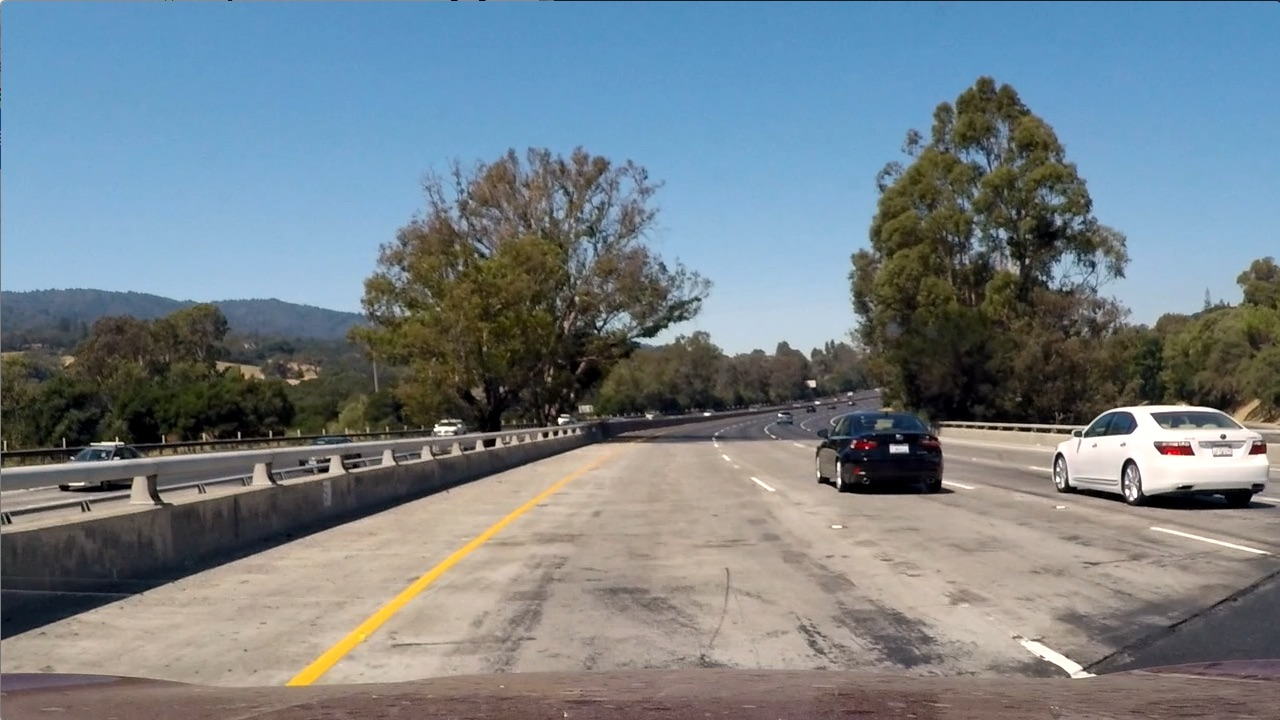
#> input picture test_images/test1.jpg, 1280 x 720 px; its folder holds only this picture in this run
$ jupyter execute --allow-errors vehicle_detection.ipynb   (shell and % lines are left out)   (older library calls are emulated)
#> lines starting #> are read from the running program, lines starting #| are printed output that depends on the picture
# Vehicle Detection

## The goals / steps of this project are the following
***

1. Perform a Histogram of Oriented Gradients (HOG) feature extraction on a labeled training set of images and train a classifier Linear SVM classifier
 Optionally, you can also apply a color transform and append binned color features, as well as histograms of color, to your HOG feature vector.
Note: for those first two steps don't forget to normalize your features and randomize a selection for training and testing.
2. Implement a sliding-window technique and use your trained classifier to search for vehicles in images.
3. Run your pipeline on a video stream (start with the test_video.mp4 and later implement on full project_video.mp4) and create a heat map of recurring detections frame by frame to reject outliers and follow detected vehicles.
4. Estimate a bounding box for vehicles detected.

## 0. Import Packages

[cell 1]
#importing some useful packages
import matplotlib.pyplot as plt
import matplotlib.image as mpimg
import numpy as np
import cv2
import os
import glob
import copy
import random

## 1. HOG feature extraction

### 1.1 Read input images

[cell 2]
#####
# Reading & Visualize vehicle/non-vehicle images
vehicle_path = "../dataset/vehicles/*/"
non_vehicle_path = "../dataset/non-vehicles/*/"
vehicle_images = glob.glob(vehicle_path+'*.png')
non_vehicle_images = glob.glob(non_vehicle_path+'*.png')

num_vehicles=len(vehicle_images)
num_non_vehicles=len(non_vehicle_images)

print("The number of vehicles images : %d" % num_vehicles)
print("The number of non-vehicles images : %d" % num_non_vehicles)

# Read in RGB format with range (0,256)
cars = []
for f in vehicle_images:
    cars.append(cv2.cvtColor(cv2.imread(f), cv2.COLOR_BGR2RGB))
notcars = []
for f in non_vehicle_images:
    notcars.append(cv2.cvtColor(cv2.imread(f), cv2.COLOR_BGR2RGB))

train_img = np.vstack([cars, notcars])

#print (len(train_img))

#####
# Creating Labels
labels_vehicle = np.ones(num_vehicles)
labels_non_vehicle = np.zeros(num_non_vehicles)
train_label = np.hstack([labels_vehicle, labels_non_vehicle])

train_img_shape = train_img[0].shape

#####
# Visualizing train images
print("Visualizing Images")
rows=2
cols=5
fig, ax = plt.subplots(rows, cols, figsize=(10, 4))
fig.subplots_adjust(hspace = .5, wspace=.1)
#> (the rest of this cell did not finish here and is left out)

### 1.2. HOG features

[cell 3]
from skimage.feature import hog

#####
# hog feature extraction

# if vis==True, two output (features, hog_image)
# else,         one ouput (features)
# [42 lines left out: function get_hog_features, not called in this run]


orient = 11
pix_per_cell = 8
cell_per_block = 2
#> (the rest of this cell did not finish here and is left out)

### 1.3. Spatial features (bin)

[cell 4]
#####
# Spatial feature extraction
# Not visualize this, because it is pretty obvious

def bin_spatial(img, size=(32, 32)):
    return cv2.resize(img, size).ravel()

### 1.4. Color Histogram

[cell 5]
#####
# Color histogram features
# [31 lines left out: function color_hist, not called in this run]

#> (the rest of this cell did not finish here and is left out)

### 1.5. Combine and extract features

[cell 6]
#####
# Combine features (hog, spatial_bin, histogram) , with color space conversion

def extract_features(rgb_img, hog=True, spatial_bin=True, histogram=True, \
                    color_space='RGB', \
                    orient = 9, pix_per_cell = 8, cell_per_block = 2, \
                    spatial_size=(32,32), \
                    nbins=32):


    # Color space conversion for histogram and spatial bin
    if color_space != 'RGB':
        if color_space == 'HSV':
            f_img = cv2.cvtColor(rgb_img, cv2.COLOR_RGB2HSV)
        elif color_space == 'LUV':
            f_img = cv2.cvtColor(rgb_img, cv2.COLOR_RGB2LUV)
        elif color_space == 'HLS':
            f_img = cv2.cvtColor(rgb_img, cv2.COLOR_RGB2HLS)
        elif color_space == 'YUV':
            f_img = cv2.cvtColor(rgb_img, cv2.COLOR_RGB2YUV)
        elif color_space == 'YCrCb':
            f_img = cv2.cvtColor(rgb_img, cv2.COLOR_RGB2YCrCb)
    else: f_img = np.copy(rgb_img)


    if hog==True:
        hog_features =  get_hog_features(f_img, orient, pix_per_cell, cell_per_block,
                                         vis=False, feature_vec=True)


    if spatial_bin==True:
        spatial_features = bin_spatial(f_img, size=spatial_size)

    if histogram == True:
         # Apply color_hist()
        hist_features = color_hist(f_img, nbins=nbins)

#     print(hog_features)
#     print(spatial_features)
#     print(hist_features)
    features = np.hstack([hog_features, spatial_features, hist_features])
    return features


#####
# Parameters for feature extraction
use_hog=True
use_spatial_bin=True
use_histogram=True
color_space='YUV'
orient = 11
pix_per_cell = 8
cell_per_block = 2
spatial_size=(16,16)
histogram_nbins=32

#####
# Extract Features
train_features = []
#> (the rest of this cell did not finish here and is left out)

### 1.6. Classifier

[cell 7]
#####
# Spliting data into training and test sets, and randomize
random_state=random.randint(1, 100)
from sklearn.model_selection import train_test_split
#> (the rest of this cell did not finish here and is left out)

## 2. Sliding window

### 2.1. Sliding window

[cell 8]
##### Read test files
test_files = glob.glob("./test_images/*.jpg")
print(test_files)
test_images = []
for f in test_files:
    img = cv2.imread(f)
#> img is the input picture: shape (720, 1280, 3); mean B, G, R 135.5, 128.7, 117.5
    test_images.append(cv2.cvtColor(img, cv2.COLOR_BGR2RGB))

test_shape=test_images[0].shape
print(test_shape)
#| (720, 1280, 3)

# Here is your draw_boxes function from the previous exercise
def draw_boxes(img, bboxes, color=(0, 0, 255), thick=6):
    # Make a copy of the image
    imcopy = np.copy(img)
    # Iterate through the bounding boxes
    for bbox in bboxes:
        # Draw a rectangle given bbox coordinates
        cv2.rectangle(imcopy, bbox[0], bbox[1], color, thick)
    # Return the image copy with boxes drawn
    return imcopy


# Define a function that takes an image,
# start and stop positions in both x and y,
# window size (x and y dimensions),
# and overlap fraction (for both x and y)
def slide_window(img, x_start_stop=[None, None], y_start_stop=[int(test_shape[0]/2), None],
                    xy_window=(64, 64), xy_overlap=(0.5, 0.5)):
    # If x and/or y start/stop positions not defined, set to image size
    if x_start_stop[0] == None:
        x_start_stop[0] = 0
    if x_start_stop[1] == None:
        x_start_stop[1] = img.shape[1]
    if y_start_stop[0] == None:
        y_start_stop[0] = 0
    if y_start_stop[1] == None:
        y_start_stop[1] = img.shape[0]
    # Compute the span of the region to be searched
    xspan = x_start_stop[1] - x_start_stop[0]
    yspan = y_start_stop[1] - y_start_stop[0]
    # Compute the number of pixels per step in x/y
    nx_pix_per_step = np.int(xy_window[0]*(1 - xy_overlap[0]))
    ny_pix_per_step = np.int(xy_window[1]*(1 - xy_overlap[1]))
    # Compute the number of windows in x/y
    nx_buffer = np.int(xy_window[0]*(xy_overlap[0]))
    ny_buffer = np.int(xy_window[1]*(xy_overlap[1]))
    nx_windows = np.int((xspan-nx_buffer)/nx_pix_per_step)
    ny_windows = np.int((yspan-ny_buffer)/ny_pix_per_step)
    # Initialize a list to append window positions to
    window_list = []
    # Loop through finding x and y window positions
    #     Note: you could vectorize this step, but in practice
    #     you'll be considering windows one by one with your
    #     classifier, so looping makes sense
    for ys in range(ny_windows):
        for xs in range(nx_windows):
            # Calculate window position
            startx = xs*nx_pix_per_step + x_start_stop[0]
            endx = startx + xy_window[0]
            starty = ys*ny_pix_per_step + y_start_stop[0]
            endy = starty + xy_window[1]
            # Append window position to list
            window_list.append(((startx, starty), (endx, endy)))
    # Return the list of windows
    return window_list


for img in test_images:
    windows = slide_window(img)
    window_img = draw_boxes(img, windows, color=(0, 0, 255), thick=6)
    plt.imshow(window_img)
    plt.show()
#> this loop made 1 pass
#> (xspan in slide_window, yspan in slide_window, nx_pix_per_step in slide_window, ny_pix_per_step in slide_window, nx_buffer in slide_window, ny_buffer in slide_window, nx_windows in slide_window, ny_windows in slide_window) on pass 1: (1280, 360, 32, 32, 32, 32, 39, 10)
#> pass 1, `window_img = draw_boxes(img, windows, color=(0, 0, 255), thick=6)`:
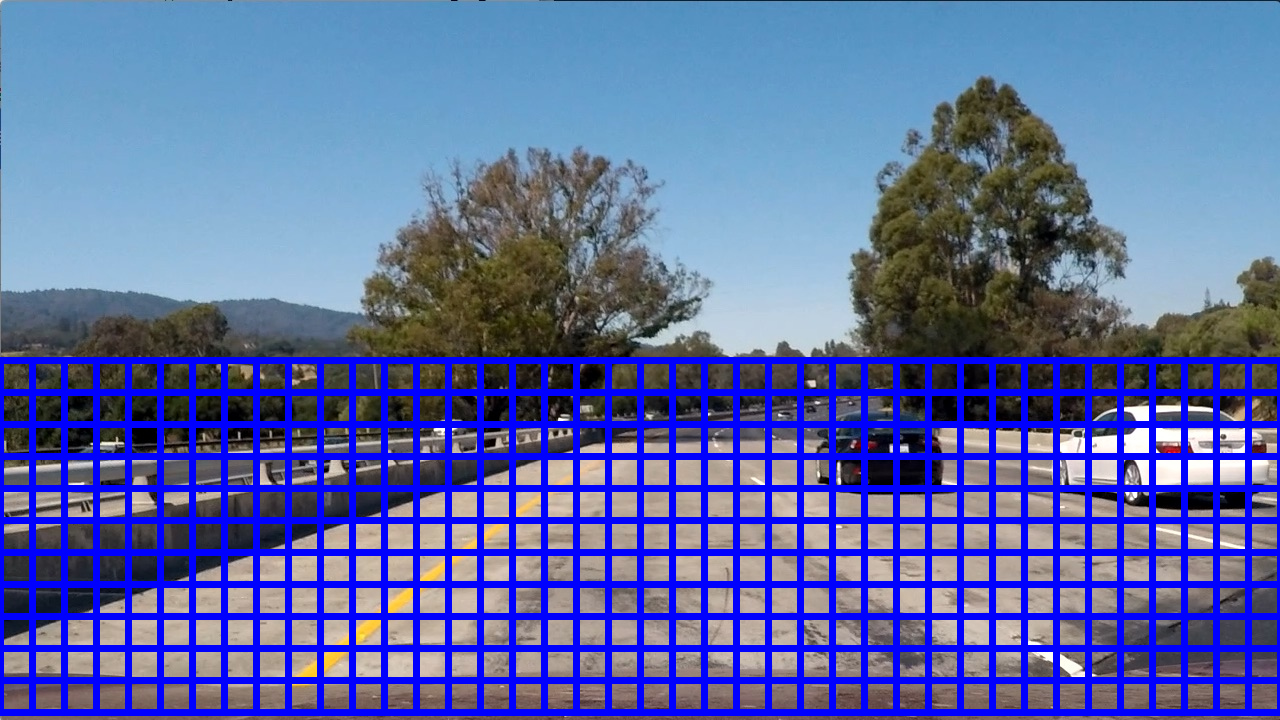
#> window_img: shape (720, 1280, 3); mean R, G, B 92.1, 105.5, 165.5


$ run again, on test_images/test5.jpg
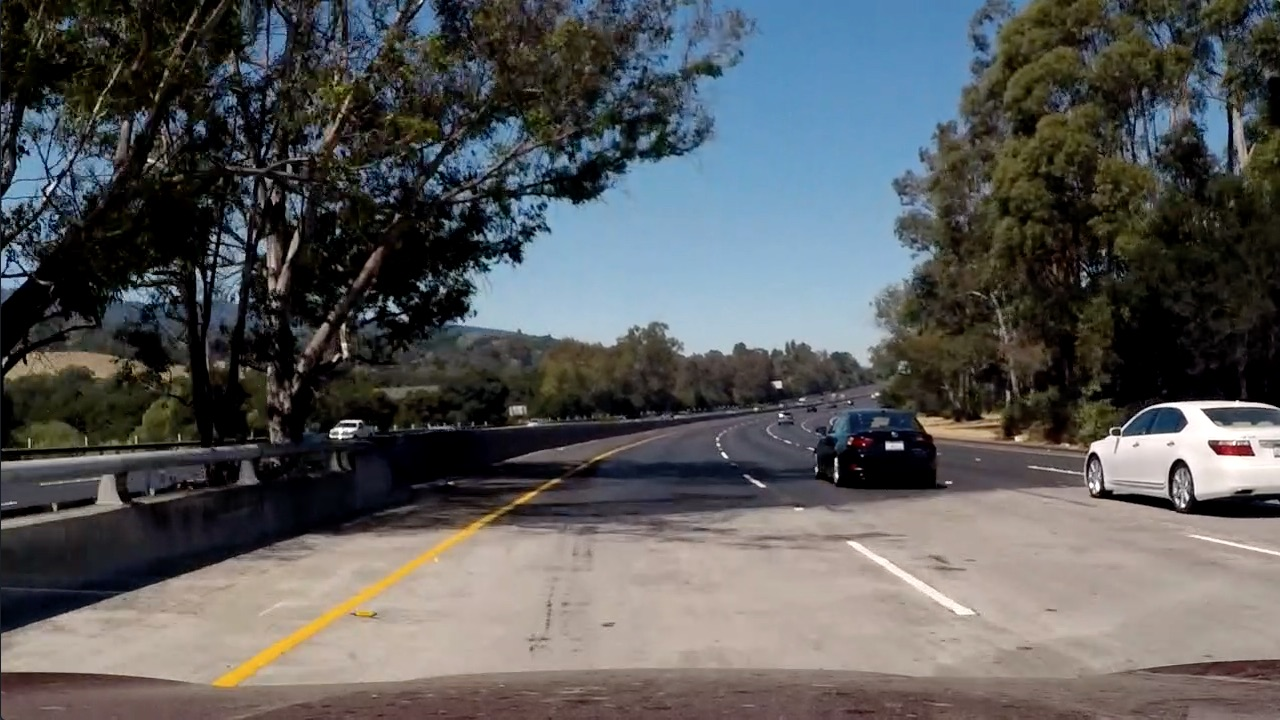
#> input picture test_images/test5.jpg, 1280 x 720 px
#> img is the input picture: shape (720, 1280, 3); mean B, G, R 89.8, 89.3, 88.5
#| (720, 1280, 3)
#> the loop `for img in test_images:` made 1 pass
#> (xspan in slide_window, yspan in slide_window, nx_pix_per_step in slide_window, ny_pix_per_step in slide_window, nx_buffer in slide_window, ny_buffer in slide_window, nx_windows in slide_window, ny_windows in slide_window) on pass 1: (1280, 360, 32, 32, 32, 32, 39, 10)
#> pass 1, `window_img = draw_boxes(img, windows, color=(0, 0, 255), thick=6)`:
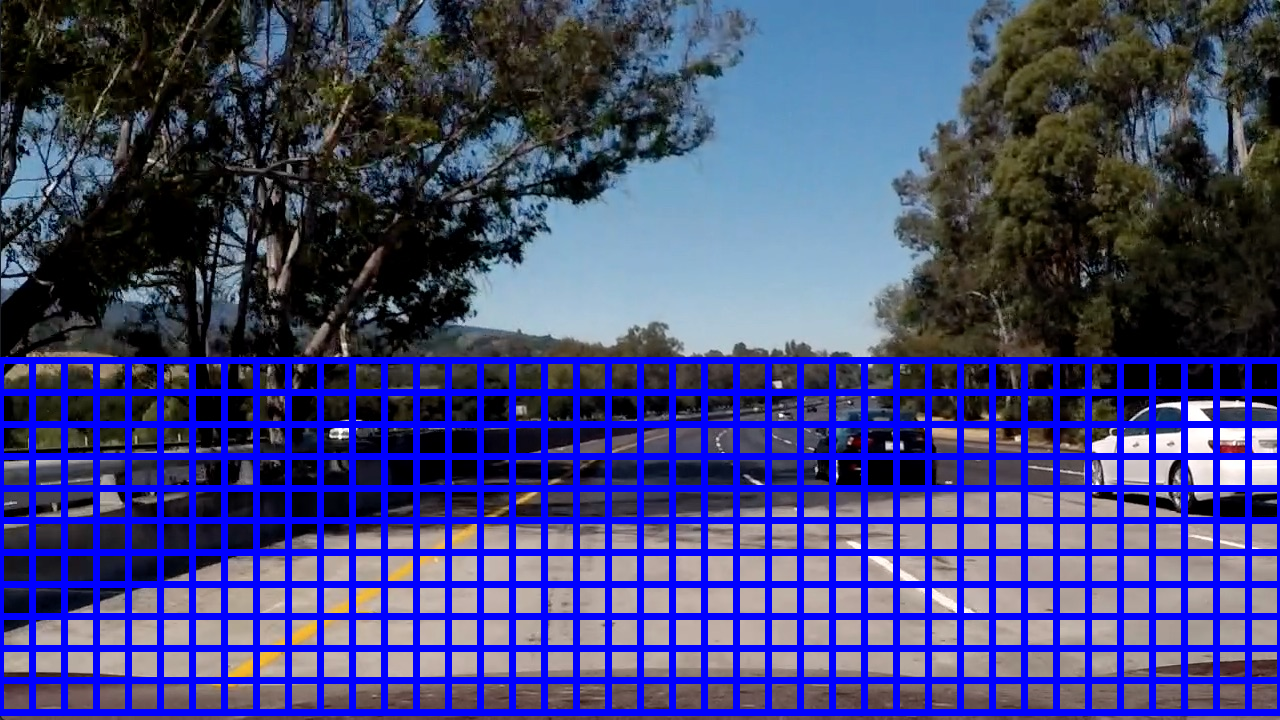
#> window_img: shape (720, 1280, 3); mean R, G, B 66.2, 69.1, 121.7

$ run again, on test_images/test6.jpg
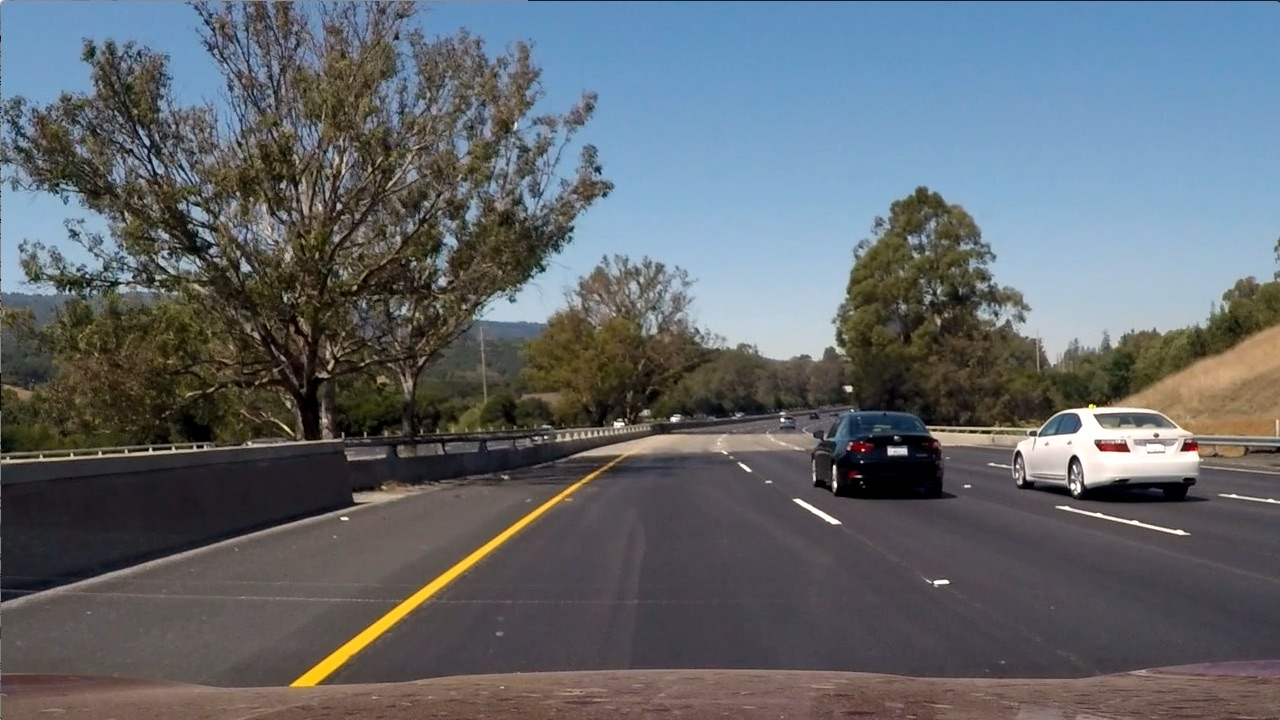
#> input picture test_images/test6.jpg, 1280 x 720 px
#> img is the input picture: shape (720, 1280, 3); mean B, G, R 107.9, 102.6, 97
#| (720, 1280, 3)
#> the loop `for img in test_images:` made 1 pass
#> (xspan in slide_window, yspan in slide_window, nx_pix_per_step in slide_window, ny_pix_per_step in slide_window, nx_buffer in slide_window, ny_buffer in slide_window, nx_windows in slide_window, ny_windows in slide_window) on pass 1: (1280, 360, 32, 32, 32, 32, 39, 10)
#> pass 1, `window_img = draw_boxes(img, windows, color=(0, 0, 255), thick=6)`:
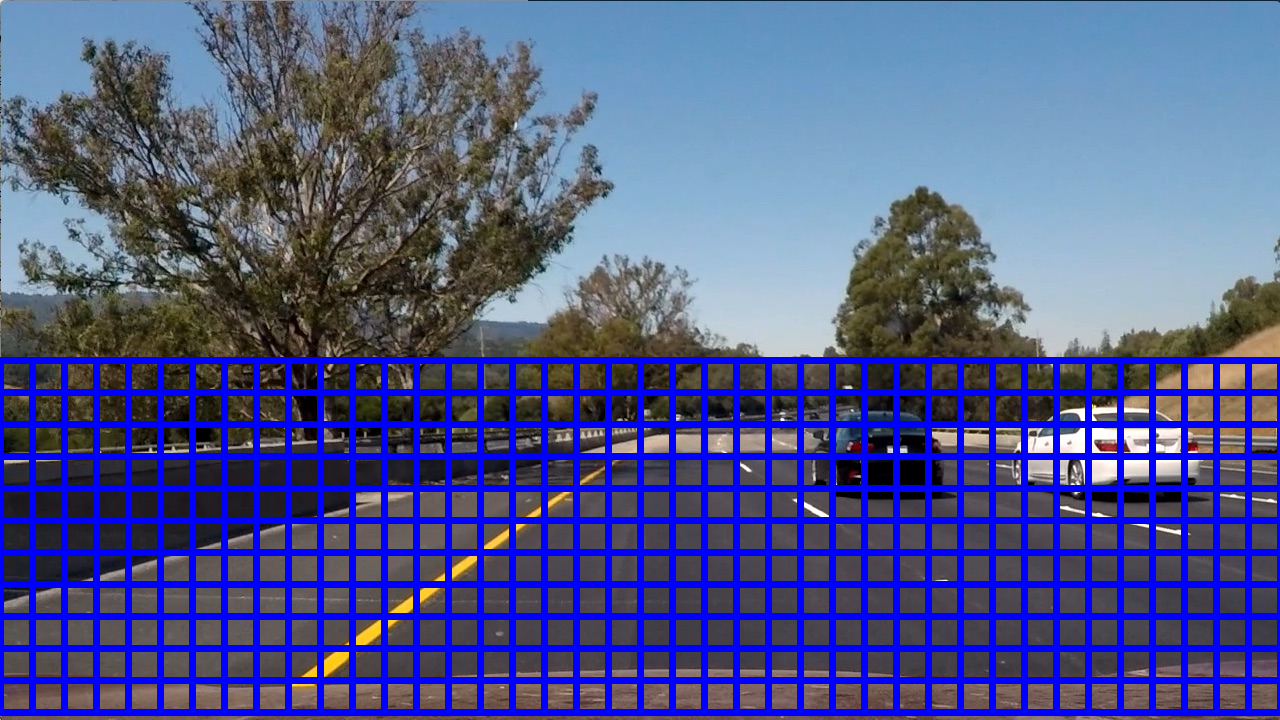
#> window_img: shape (720, 1280, 3); mean R, G, B 80, 87.4, 144.7
